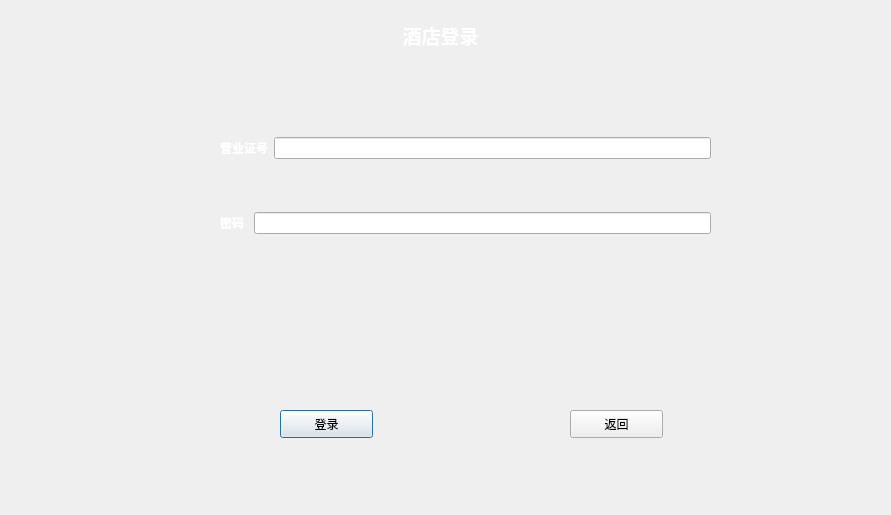
<?xml version="1.0" encoding="UTF-8"?>
<ui version="4.0">
 <class>hotlog</class>
 <widget class="QDialog" name="hotlog">
  <property name="geometry">
   <rect>
    <x>0</x>
    <y>0</y>
    <width>891</width>
    <height>515</height>
   </rect>
  </property>
  <property name="windowTitle">
   <string>Dialog</string>
  </property>
  <widget class="QPushButton" name="hotlogin">
   <property name="geometry">
    <rect>
     <x>280</x>
     <y>410</y>
     <width>93</width>
     <height>28</height>
    </rect>
   </property>
   <property name="text">
    <string>登录</string>
   </property>
  </widget>
  <widget class="QPushButton" name="hotlogback">
   <property name="geometry">
    <rect>
     <x>570</x>
     <y>410</y>
     <width>93</width>
     <height>28</height>
    </rect>
   </property>
   <property name="text">
    <string>返回</string>
   </property>
  </widget>
  <widget class="QLabel" name="label_2">
   <property name="geometry">
    <rect>
     <x>390</x>
     <y>20</y>
     <width>101</width>
     <height>31</height>
    </rect>
   </property>
   <property name="styleSheet">
    <string notr="true">font: 11pt &quot;楷体&quot;;</string>
   </property>
   <property name="text">
    <string>&lt;html&gt;&lt;head/&gt;&lt;body&gt;&lt;p align=&quot;center&quot;&gt;&lt;span style=&quot; font-size:14pt; font-weight:600; color:#ffffff;&quot;&gt;酒店登录&lt;/span&gt;&lt;/p&gt;&lt;/body&gt;&lt;/html&gt;</string>
   </property>
  </widget>
  <widget class="QLabel" name="label_4">
   <property name="geometry">
    <rect>
     <x>0</x>
     <y>-10</y>
     <width>911</width>
     <height>531</height>
    </rect>
   </property>
   <property name="text">
    <string/>
   </property>
   <property name="pixmap">
    <pixmap resource="background.qrc">:/new/prefix1/4f7773ce8adcb5f01da8f837647e564d.jpg</pixmap>
   </property>
  </widget>
  <widget class="QWidget" name="layoutWidget">
   <property name="geometry">
    <rect>
     <x>220</x>
     <y>90</y>
     <width>491</width>
     <height>191</height>
    </rect>
   </property>
   <layout class="QVBoxLayout" name="verticalLayout">
    <item>
     <layout class="QHBoxLayout" name="horizontalLayout_2">
      <item>
       <widget class="QLabel" name="service">
        <property name="styleSheet">
         <string notr="true">font: 11pt &quot;楷体&quot;;</string>
        </property>
        <property name="text">
         <string>&lt;html&gt;&lt;head/&gt;&lt;body&gt;&lt;p&gt;&lt;span style=&quot; font-weight:600; color:#ffffff;&quot;&gt;营业证号&lt;/span&gt;&lt;/p&gt;&lt;/body&gt;&lt;/html&gt;</string>
        </property>
       </widget>
      </item>
      <item>
       <widget class="QLineEdit" name="service_log"/>
      </item>
     </layout>
    </item>
    <item>
     <layout class="QHBoxLayout" name="horizontalLayout">
      <item>
       <widget class="QLabel" name="pas">
        <property name="styleSheet">
         <string notr="true">font: 11pt &quot;楷体&quot;;</string>
        </property>
        <property name="text">
         <string>&lt;html&gt;&lt;head/&gt;&lt;body&gt;&lt;p&gt;&lt;span style=&quot; font-weight:600; color:#ffffff;&quot;&gt;密码 &lt;/span&gt;&lt;/p&gt;&lt;/body&gt;&lt;/html&gt;</string>
        </property>
       </widget>
      </item>
      <item>
       <widget class="QLineEdit" name="passward_log">
        <property name="echoMode">
         <enum>QLineEdit::Password</enum>
        </property>
       </widget>
      </item>
     </layout>
    </item>
   </layout>
  </widget>
  <zorder>label_4</zorder>
  <zorder>layoutWidget</zorder>
  <zorder>hotlogin</zorder>
  <zorder>hotlogback</zorder>
  <zorder>label_2</zorder>
 </widget>
 <resources>
  <include location="background.qrc"/>
 </resources>
 <connections/>
</ui>
